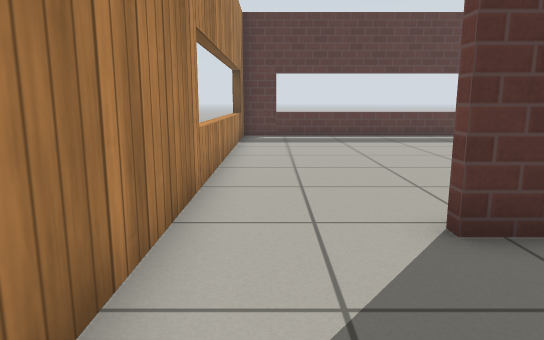
view 1 (above)

16 first-person views from a walk through a world built for the Gazebo simulator. The camera is 0.72 m above the floor, tilts 10° down and sees 70° across. The floor is counted in squares, 0.5 m on a side. Each view is taken from the middle of a square. On the plan, view 1 faces up. The plan holds only what a view shows up to about 16 squares ahead; the rest is blank. Simple patterns stand in for the simulator's built-in surfaces.

view 2
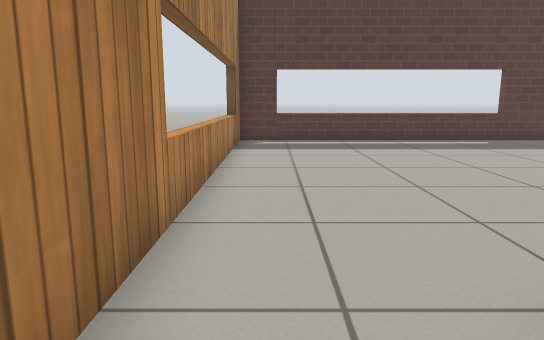

view 3
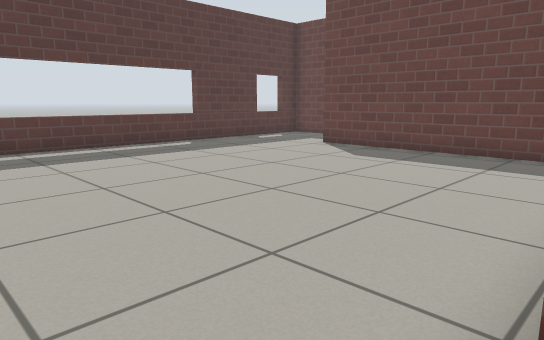

view 4
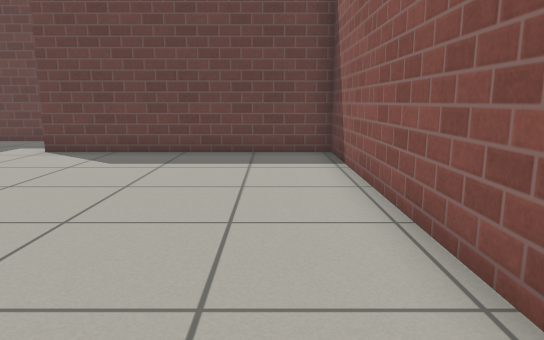

view 5
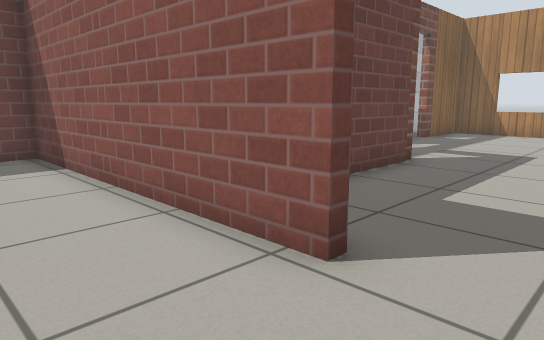

view 6
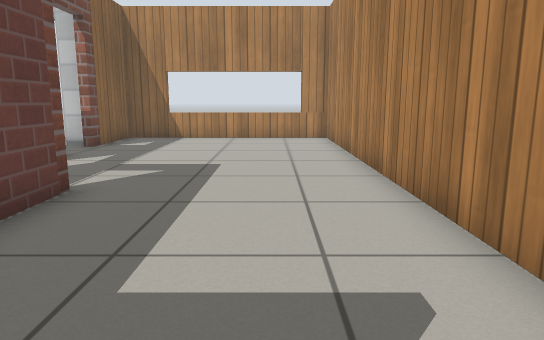

view 7
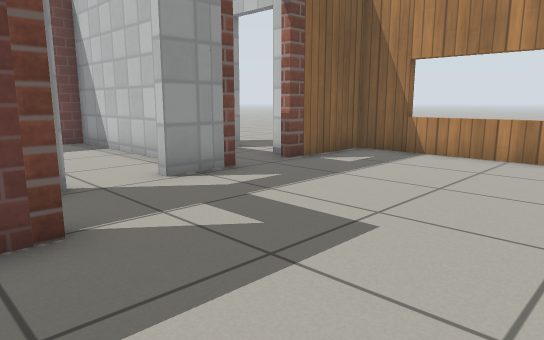

view 8
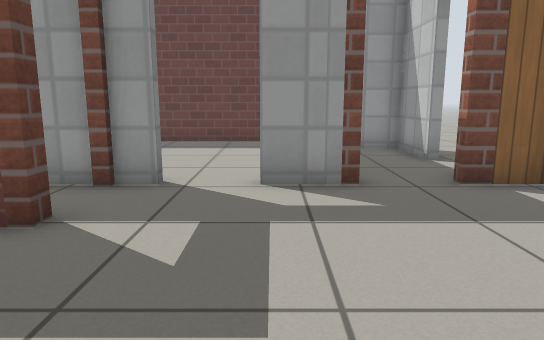

view 9
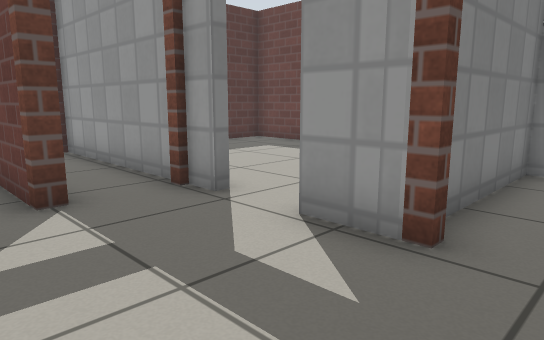

view 10
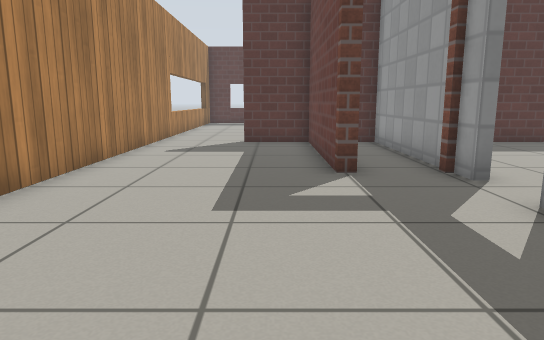

view 11
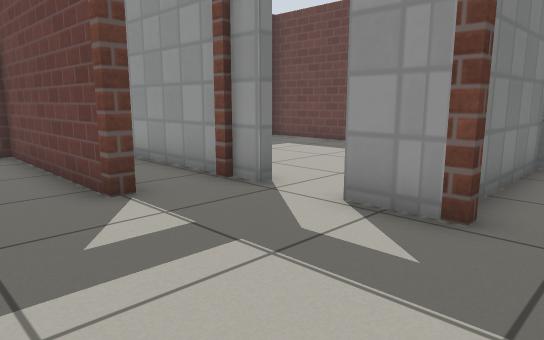

view 12
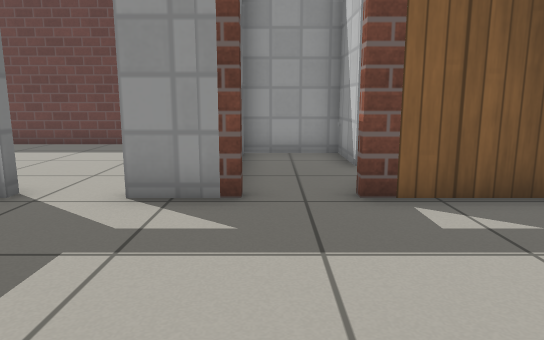

view 13
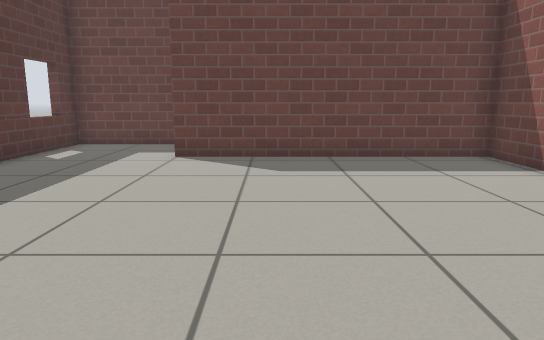

view 14
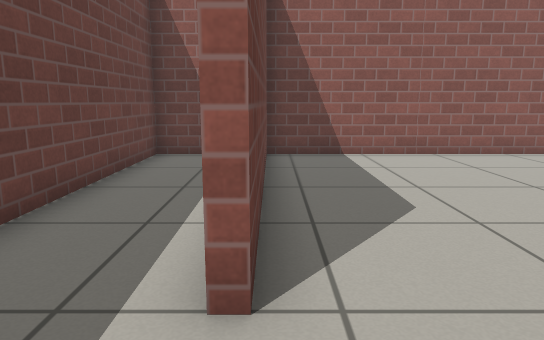

view 15
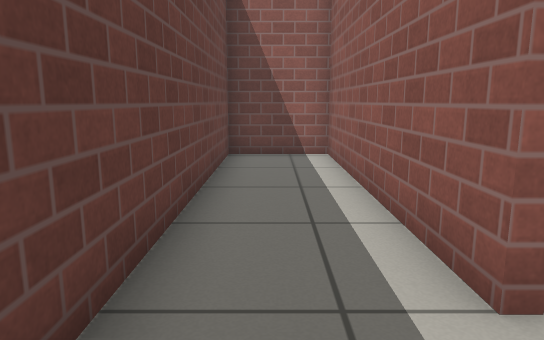

view 16
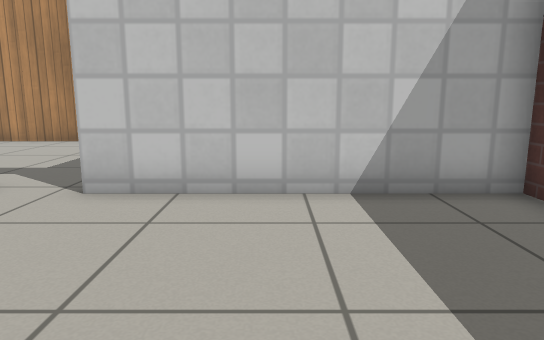

### Floor plan
Ten units are one square. View 1 is at (0, 0); x grows to the right and y downward. Boxes are objects, and circles mark ways between rooms. Rooms are numbered by the first view taken in them; rooms with no view inside come last. Other rooms are left out.
<svg viewBox="-17 -171 164 292">
<path fill="none" stroke="#000" d="M48 22 43 22 43 -40 20 -40 20 -43M67 30 67 21M67 65 67 47M-12 -56 -12 116 67 116 67 83M20 -43 111 -43 111 -126M115 -166 -12 -166 -12 -56M114 -126 114 -43 142 -43 142 -166 115 -166M90 59 142 59 142 -40 110 -40M70 -40 70 30M96 89 119 89 119 62 79 62M71 89 79 89M67 19 67 -40 61 -40"/>
<circle cx="10" cy="-47" r="3" fill="#2a7"/>
<circle cx="70" cy="35" r="3" fill="#2a7"/>
<circle cx="70" cy="75" r="3" fill="#2a7"/>
<circle cx="55" cy="20" r="3" fill="#2a7"/>
<circle cx="110" cy="-145" r="3" fill="#2a7"/>
<text x="20" y="40">1</text>
<text x="50" y="-110">2</text>
<text x="120" y="-110">3</text>
<text x="100" y="10">4</text>
<text x="90" y="70">5</text>
<text x="50" y="-10">6</text>
</svg>
Room 1 opens to room 2. Room 1 opens to room 4. Room 1 opens to room 5. Room 1 opens to room 6. Room 2 opens to room 3.

Where each view was taken, in squares from view 1:
view 1: 0 up, 0 right, facing up
view 2: 2 up, 0 right, facing up
view 3: 4 up, 0 right, facing up-right
view 4: 6 up, 0 right, facing right
view 5: 7 up, 0 right, facing down-right
view 6: 4 up, 1 right, facing down
view 7: 1 down, 0 right, facing down-right
view 8: 5 down, 0 right, facing right
view 9: 8 down, 3 right, facing up-right
view 10: 10 down, 3 right, facing up
view 11: 8 down, 2 right, facing up-right
view 12: 7 down, 1 right, facing right
view 13: 10 up, 1 right, facing right
view 14: 15 up, 11 right, facing down
view 15: 15 up, 13 right, facing down
view 16: 0 up, 13 right, facing left
